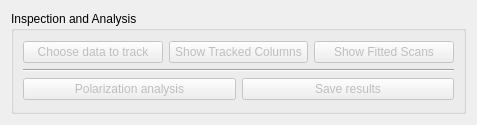
<?xml version="1.0" encoding="UTF-8"?>
<ui version="4.0">
 <class>Form</class>
 <widget class="QWidget" name="Form">
  <property name="geometry">
   <rect>
    <x>0</x>
    <y>0</y>
    <width>477</width>
    <height>125</height>
   </rect>
  </property>
  <property name="windowTitle">
   <string>Form</string>
  </property>
  <layout class="QGridLayout" name="gridLayout">
   <item row="0" column="0">
    <widget class="QGroupBox" name="groupBox">
     <property name="title">
      <string>Inspection and Analysis</string>
     </property>
     <layout class="QGridLayout" name="gridLayout_3">
      <item row="0" column="1">
       <layout class="QVBoxLayout" name="verticalLayout">
        <item>
         <layout class="QHBoxLayout" name="horizontalLayout">
          <item>
           <widget class="QPushButton" name="trackData">
            <property name="enabled">
             <bool>false</bool>
            </property>
            <property name="text">
             <string>Choose data to track</string>
            </property>
            <property name="default">
             <bool>true</bool>
            </property>
           </widget>
          </item>
          <item>
           <widget class="QPushButton" name="trackedColumnsPlot">
            <property name="enabled">
             <bool>false</bool>
            </property>
            <property name="text">
             <string>Show Tracked Columns</string>
            </property>
           </widget>
          </item>
          <item>
           <widget class="QPushButton" name="showScanFits">
            <property name="enabled">
             <bool>false</bool>
            </property>
            <property name="text">
             <string>Show Fitted Scans</string>
            </property>
           </widget>
          </item>
         </layout>
        </item>
        <item>
         <widget class="Line" name="line">
          <property name="orientation">
           <enum>Qt::Horizontal</enum>
          </property>
         </widget>
        </item>
        <item>
         <layout class="QHBoxLayout" name="horizontalLayout_2">
          <item>
           <widget class="QPushButton" name="polAnalysis">
            <property name="enabled">
             <bool>false</bool>
            </property>
            <property name="text">
             <string>Polarization analysis</string>
            </property>
           </widget>
          </item>
          <item>
           <widget class="QPushButton" name="saveResults">
            <property name="enabled">
             <bool>false</bool>
            </property>
            <property name="text">
             <string>Save results</string>
            </property>
           </widget>
          </item>
         </layout>
        </item>
       </layout>
      </item>
     </layout>
    </widget>
   </item>
  </layout>
 </widget>
 <resources/>
 <connections/>
</ui>
